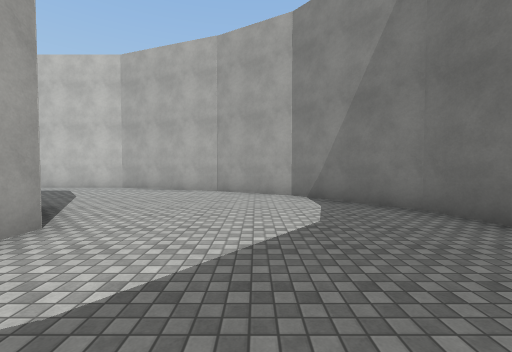
View 1 (above)

24 first-person views from a walk through a Unity game level. The camera is 1.5 m above the floor, tilts 2° down and sees 90° across. The floor is counted in squares, 2 m on a side. Each view is taken from the middle of a square. On the plan, view 1 faces up. The plan holds only what a view shows up to about 9 squares ahead; the rest is blank. Surface patterns are stand-ins for the level's own textures.

View 2
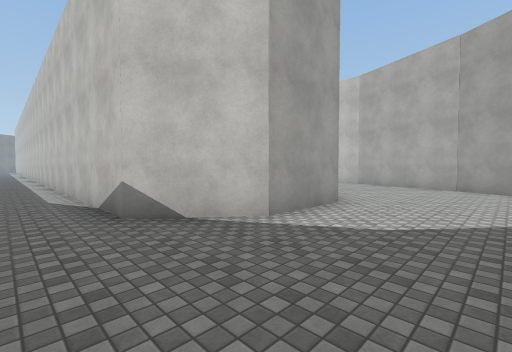

View 3
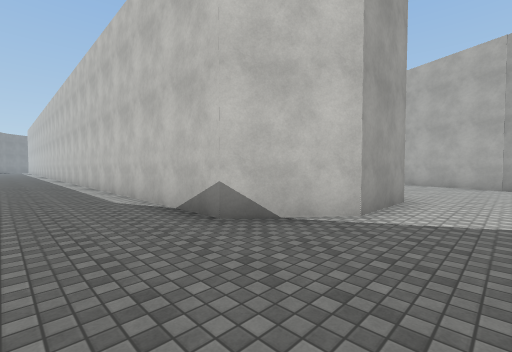

View 4
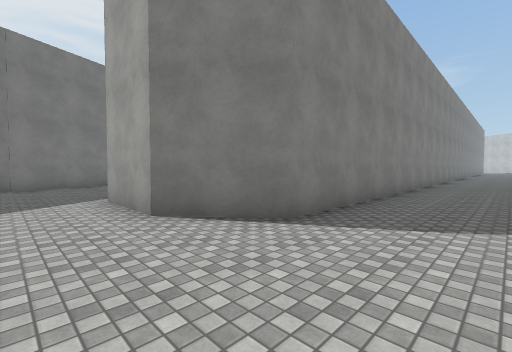

View 5
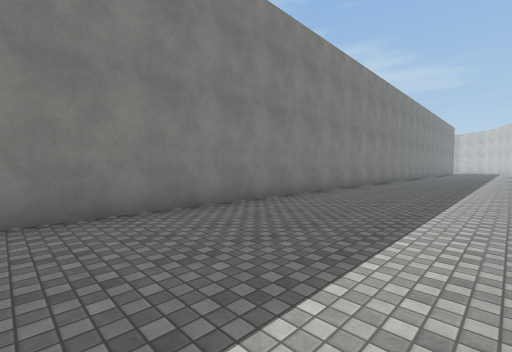

View 6
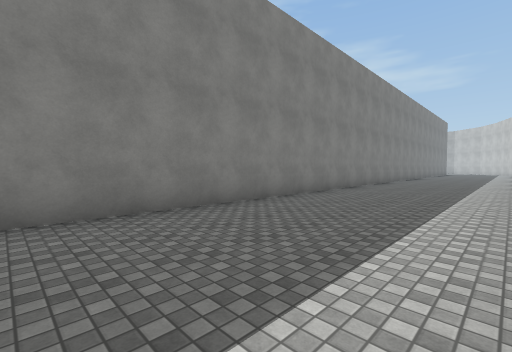

View 7
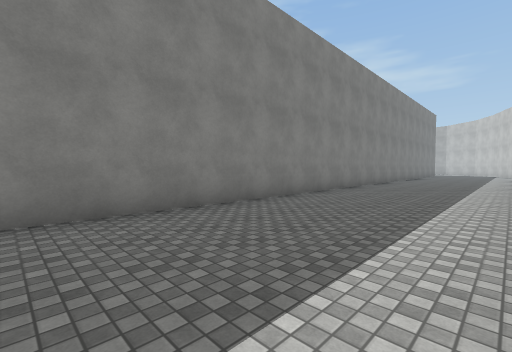

View 8
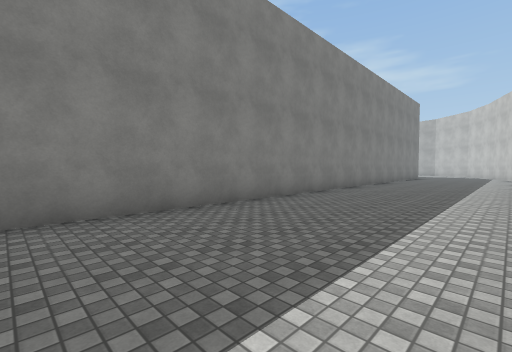

View 9
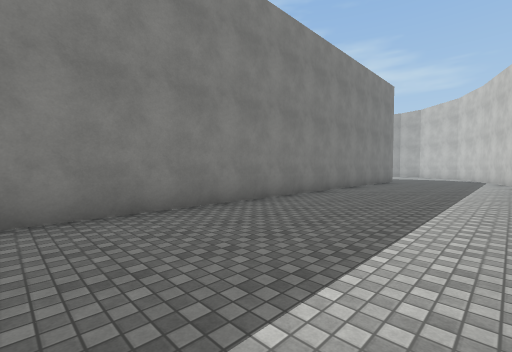

View 10
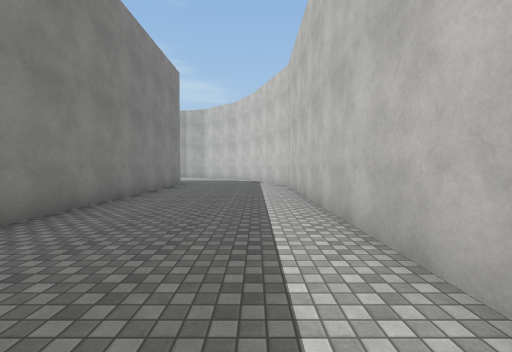

View 11
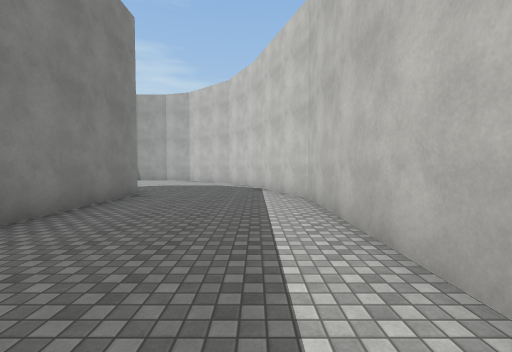

View 12
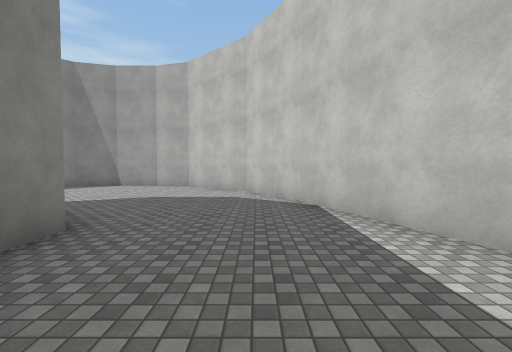

View 13
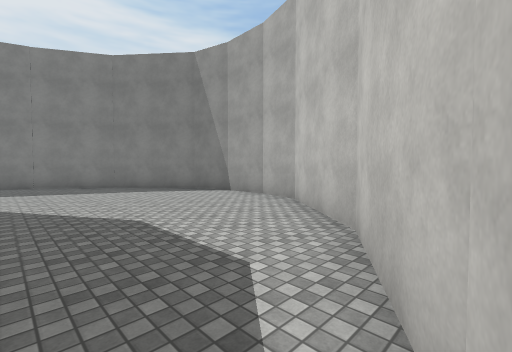

View 14
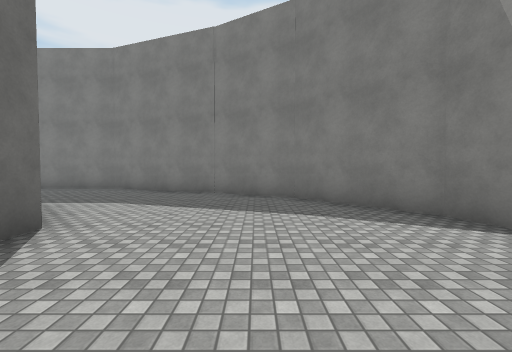

View 15
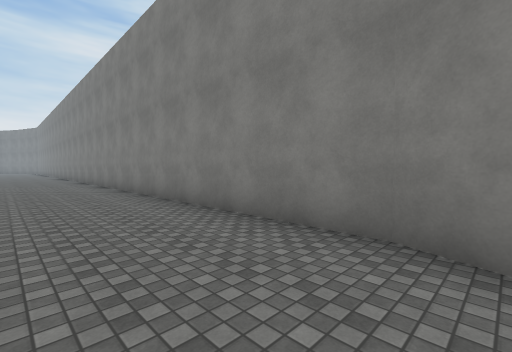

View 16
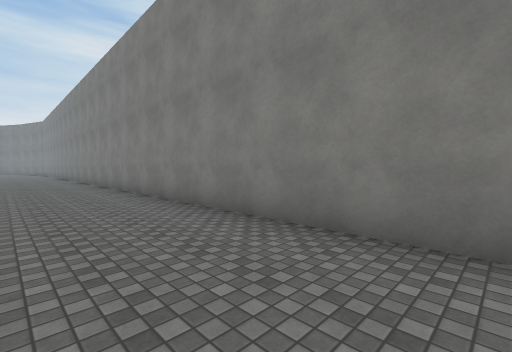

View 17
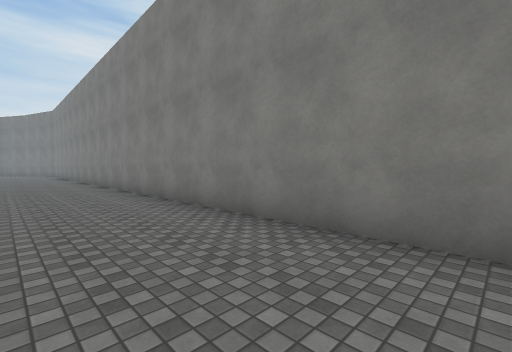

View 18
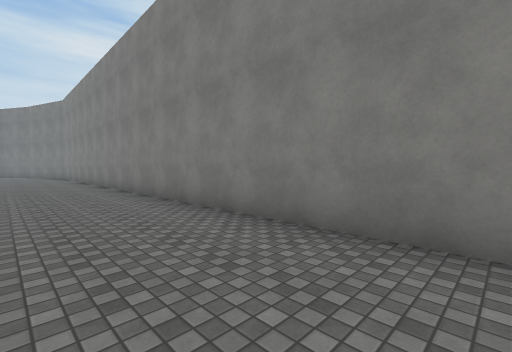

View 19
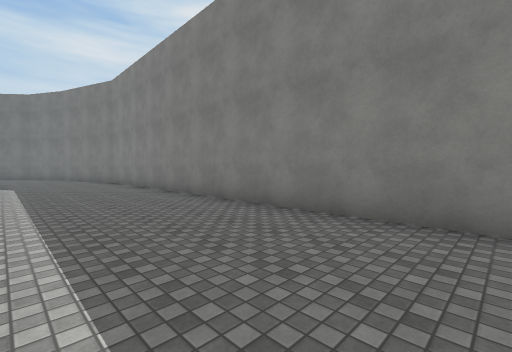

View 20
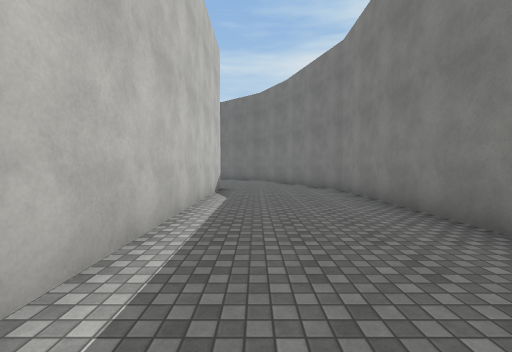

View 21
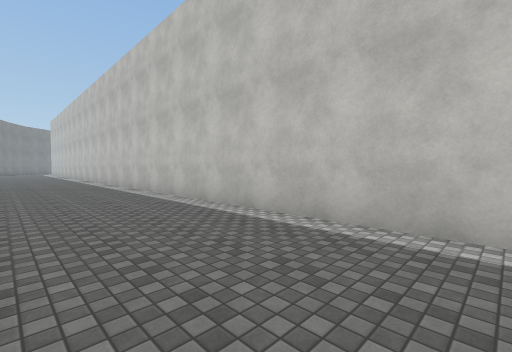

View 22
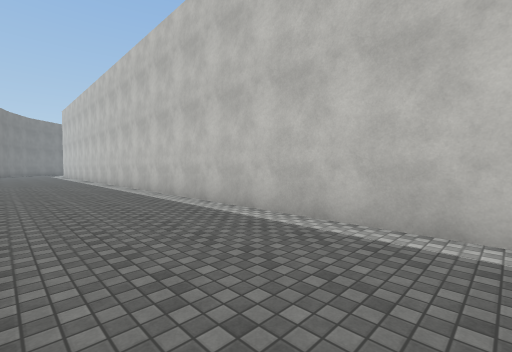

View 23
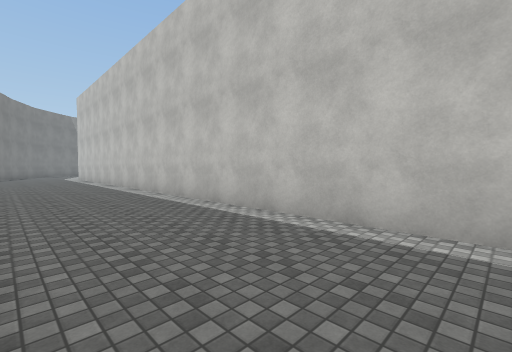

View 24
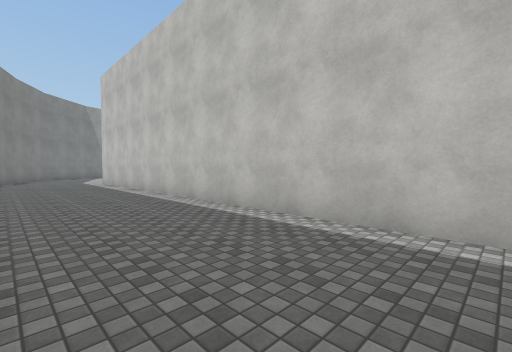

### Floor plan
Points are (right, up) in squares from view 1. A wall is a line through its corners. A room is listed if a view was taken in it or the views show most of it. See-through windows are left out.
Room 1 (views 1, 2, 3, 4, 5, 6, 7, 8, 9, 10, 11, 12, 13, 14, 15, 16, 17, 18, 19, 20, 21, 22, 23, 24)
walls: (-29.1, 9.3) (-38.2, 9.3) (-41.9, 7.9); (-39, 4.8) (-4, 4.8) (-2.6, 3.1) (-2.6, 0.9) (-4, -0.7) (-35.5, -0.7); (-40.4, 0.9) (-40.4, 1.5); (-41.8, 7.9) (-44, 6.7) (-45.9, 4.4) (-46.3, 2.9); (-1.1, 7.9) (-4.1, 9); (-41.9, -3.4) (-38.2, -4.8) (-4.9, -4.8) (-1.2, -3.4); (-46.3, 3.1) (-46.3, 1.4); (-46.3, 1.5) (-45.9, 0.1) (-44, -2.2) (-41.7, -3.5); (3.2, 3.1) (2.9, 4.4) (1, 6.7) (-1.2, 8)

Where each view was taken, in squares from view 1:
view 1: 0 up, 0 right, facing up
view 2: 2 down, 0 right, facing up-left
view 3: 3 down, 1 left, facing up-left
view 4: 7 up, 1 left, facing down-left
view 5: 9 up, 6 left, facing down-left
view 6: 9 up, 10 left, facing down-left
view 7: 9 up, 15 left, facing down-left
view 8: 9 up, 20 left, facing down-left
view 9: 9 up, 25 left, facing down-left
view 10: 8 up, 28 left, facing left
view 11: 8 up, 32 left, facing left
view 12: 7 up, 36 left, facing left
view 13: 8 up, 41 left, facing down-left
view 14: 4 up, 43 left, facing down
view 15: 2 down, 39 left, facing down-right
view 16: 2 down, 34 left, facing down-right
view 17: 2 down, 28 left, facing down-right
view 18: 2 down, 24 left, facing down-right
view 19: 1 down, 18 left, facing down-right
view 20: 2 down, 13 left, facing right
view 21: 4 down, 10 left, facing up-left
view 22: 4 down, 16 left, facing up-left
view 23: 4 down, 21 left, facing up-left
view 24: 4 down, 26 left, facing up-left
